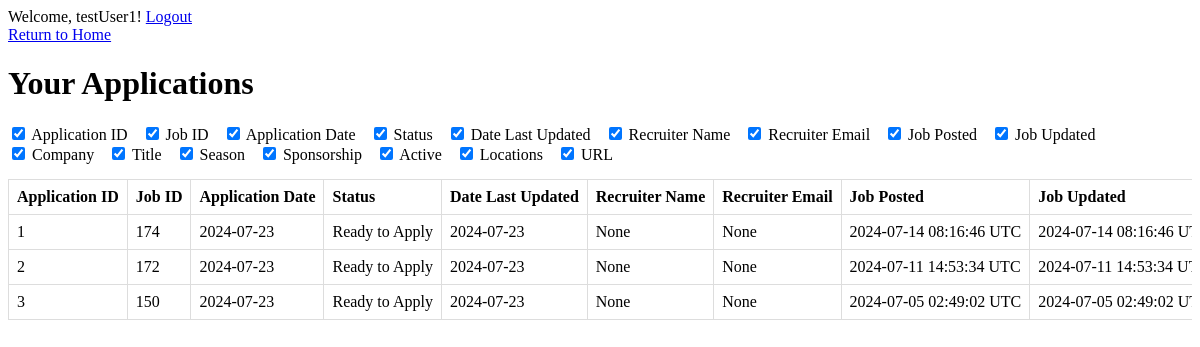
/show-applications (signed in), run on the app's committed database.
### tables this page shows
CREATE TABLE users (
                    id INTEGER PRIMARY KEY AUTOINCREMENT,
                    username TEXT UNIQUE NOT NULL,
                    email TEXT UNIQUE NOT NULL,
                    password TEXT NOT NULL
                );

CREATE TABLE applications (
                    id INTEGER PRIMARY KEY AUTOINCREMENT,
                    user_id INTEGER NOT NULL,
                    job_id INTEGER NOT NULL,
                    application_date TEXT,
                    status TEXT DEFAULT 'Ready to Apply' NOT NULL,
                    date_last_updated TEXT NOT NULL,
                    recruiter_name TEXT,
                    recruiter_email TEXT,
                    FOREIGN KEY (user_id) REFERENCES users(id),
                    FOREIGN KEY (job_id) REFERENCES jobs(id)
                );

CREATE TABLE jobs (
                    id INTEGER PRIMARY KEY AUTOINCREMENT,
                    posted TEXT NOT NULL,
                    updated TEXT NOT NULL,
                    company TEXT NOT NULL,
                    title TEXT NOT NULL,
                    season TEXT NOT NULL,
                    sponsorship TEXT NOT NULL,
                    active BOOLEAN NOT NULL,
                    locations TEXT NOT NULL,
                    url TEXT NOT NULL
                );

### demoListings.py (the view)
@app.route('/show-applications')
def show_applications():
    if 'user' not in session:
        return redirect(url_for('login'))
    username = session['user']
    user = find_user_by_username(username)
    if not user:
        return redirect(url_for('login'))
    user_id = user[0]
    conn = sqlite3.connect('job_tracker.db')
    cur = conn.cursor()
    cur.execute('''SELECT * FROM applications_jobs_view WHERE application_id IN
                       (SELECT id FROM applications WHERE user_id = ?)''', (user_id,))
    applications = cur.fetchall()
    conn.close()
    return render_template('view_applications.html', applications=applications)

### databases.py (called while the page is built)
def find_user_by_username(username, db=DEFAULT_DB):
    conn = sqlite3.connect(db)
    c = conn.cursor()
    c.execute('SELECT * FROM users WHERE username = ?', (username,))
    user = c.fetchone()
    conn.close()
    return user

### templates/view_applications.html (shortened to what this page needs)
{% extends "base.html" %}
{% block content %}
    <link rel="stylesheet" href="{{ url_for('static', filename='css/style_apps.css') }}">
    <a href="{{ url_for('my_home') }}">Return to Home</a>
    <h1>Your Applications</h1>
    <div class="checkbox-container">
        <label><input type="checkbox" class="toggle-column" data-column="application_id" checked> Application ID</label>
        <label><input type="checkbox" class="toggle-column" data-column="job_id" checked> Job ID</label>
        <label><input type="checkbox" class="toggle-column" data-column="application_date" checked> Application Date</label>
        <label><input type="checkbox" class="toggle-column" data-column="status" checked> Status</label>
        <label><input type="checkbox" class="toggle-column" data-column="date_last_updated" checked> Date Last Updated</label>
        <label><input type="checkbox" class="toggle-column" data-column="recruiter_name" checked> Recruiter Name</label>
        <label><input type="checkbox" class="toggle-column" data-column="recruiter_email" checked> Recruiter Email</label>
        <label><input type="checkbox" class="toggle-column" data-column="job_posted" checked> Job Posted</label>
        <label><input type="checkbox" class="toggle-column" data-column="job_updated" checked> Job Updated</label>
        <label><input type="checkbox" class="toggle-column" data-column="company" checked> Company</label>
        <label><input type="checkbox" class="toggle-column" data-column="title" checked> Title</label>
        <label><input type="checkbox" class="toggle-column" data-column="season" checked> Season</label>
        <label><input type="checkbox" class="toggle-column" data-column="sponsorship" checked> Sponsorship</label>
        <label><input type="checkbox" class="toggle-column" data-column="active" checked> Active</label>
        <label><input type="checkbox" class="toggle-column" data-column="locations" checked> Locations</label>
        <label><input type="checkbox" class="toggle-column" data-column="url" checked> URL</label>
    </div>
    <div class="table-container">
        <table>
            <thead>
                <tr>
                    <th class="application_id">Application ID</th>
                    <th class="job_id">Job ID</th>
                    <th class="application_date">Application Date</th>
                    <th class="status">Status</th>
                    <th class="date_last_updated">Date Last Updated</th>
                    <th class="recruiter_name">Recruiter Name</th>
                    <th class="recruiter_email">Recruiter Email</th>
                    <th class="job_posted">Job Posted</th>
                    <th class="job_updated">Job Updated</th>
                </tr>
            </thead>
            <tbody>
                {% for app in applications %}
                    <tr>
                        <td class="application_id">{{ app[0] }}</td>
                        <td class="job_id">{{ app[1] }}</td>
                        <td class="application_date">{{ app[2] }}</td>
                        <td class="status editable" data-id="{{ app[0] }}" data-column="status">{{ app[3] }}</td>
                        <td class="date_last_updated">{{ app[4] }}</td>
                        <td class="recruiter_name editable" data-id="{{ app[0] }}" data-column="recruiter_name">{{ app[5] }}</td>
                        <td class="recruiter_email editable" data-id="{{ app[0] }}" data-column="recruiter_email">{{ app[6] }}</td>
                        <td class="job_posted">{{ app[7] }}</td>
                        <td class="job_updated">{{ app[8] }}</td>
                    </tr>
                {% endfor %}
            </tbody>
        </table>
    </div>
{% endblock %}

### templates/base.html (shortened to what this page needs)
<!DOCTYPE html>
<html lang="en">
<head>
</head>
<body>
    <div class="header">
        {% if session.user %}
            <span>Welcome, {{ session.user }}!</span>
            <a href="{{ url_for('logout') }}">Logout</a>
        {% endif %}
    </div>
    <div class="content">
        {% block content %}
        {% endblock %}
    </div>
</body>
</html>

### static/css/style_apps.css (style rules this page uses)
.table-container { width: 100%; overflow-x: auto; }
table { width: 100%; border-collapse: collapse; }
th, td { padding: 8px; text-align: left; border: 1px solid #ddd; white-space: nowrap; }
.checkbox-container { margin-bottom: 15px; }
.checkbox-container label { display: inline-block; margin-right: 10px; }

### data on the page
users: user "testUser1"
applications: id "1", job "174", application_date "2024-07-23", status "Ready to Apply", date_last_updated "2024-07-23", app "None", posted "2024-07-14 08:16:46 UTC", updated "2024-07-14 08:16:46…"
applications: id "2", job "172", application_date "2024-07-23", status "Ready to Apply", date_last_updated "2024-07-23", app "None", posted "2024-07-11 14:53:34 UTC", updated "2024-07-11 14:53:34…"
applications: id "3", job "150", application_date "2024-07-23", status "Ready to Apply", date_last_updated "2024-07-23", app "None", posted "2024-07-05 02:49:02 UTC", updated "2024-07-05 02:49:02…"
